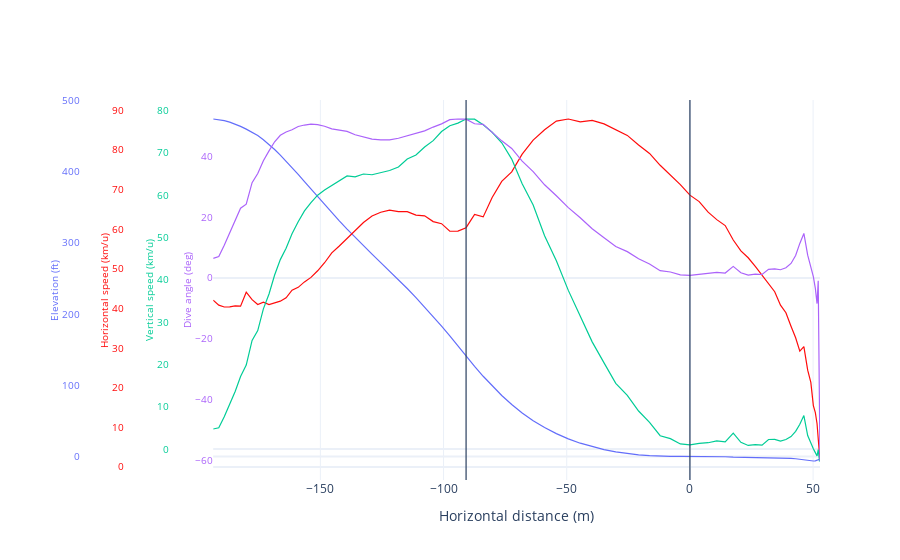

Notebook cell for this chart:
### Markdown cell above
<br>

**Overview**

This provides a comprehensive overview of the maneuver, displaying elevation, horizontal speed, vertical speed, and the dive angle. Additionally, two vertical lines are incorporated to offer more information regarding the commencement and conclusion of the rollout.

### Code cell
landing_viz = LandingVisualisations(df=jump_df, start_elevation=1100, speed_metric='km/u', distance_metric='m')

landing_viz.plt_overview(['Elevation', 'Horizontal speed', 'Vertical speed', 'Dive angle'])
